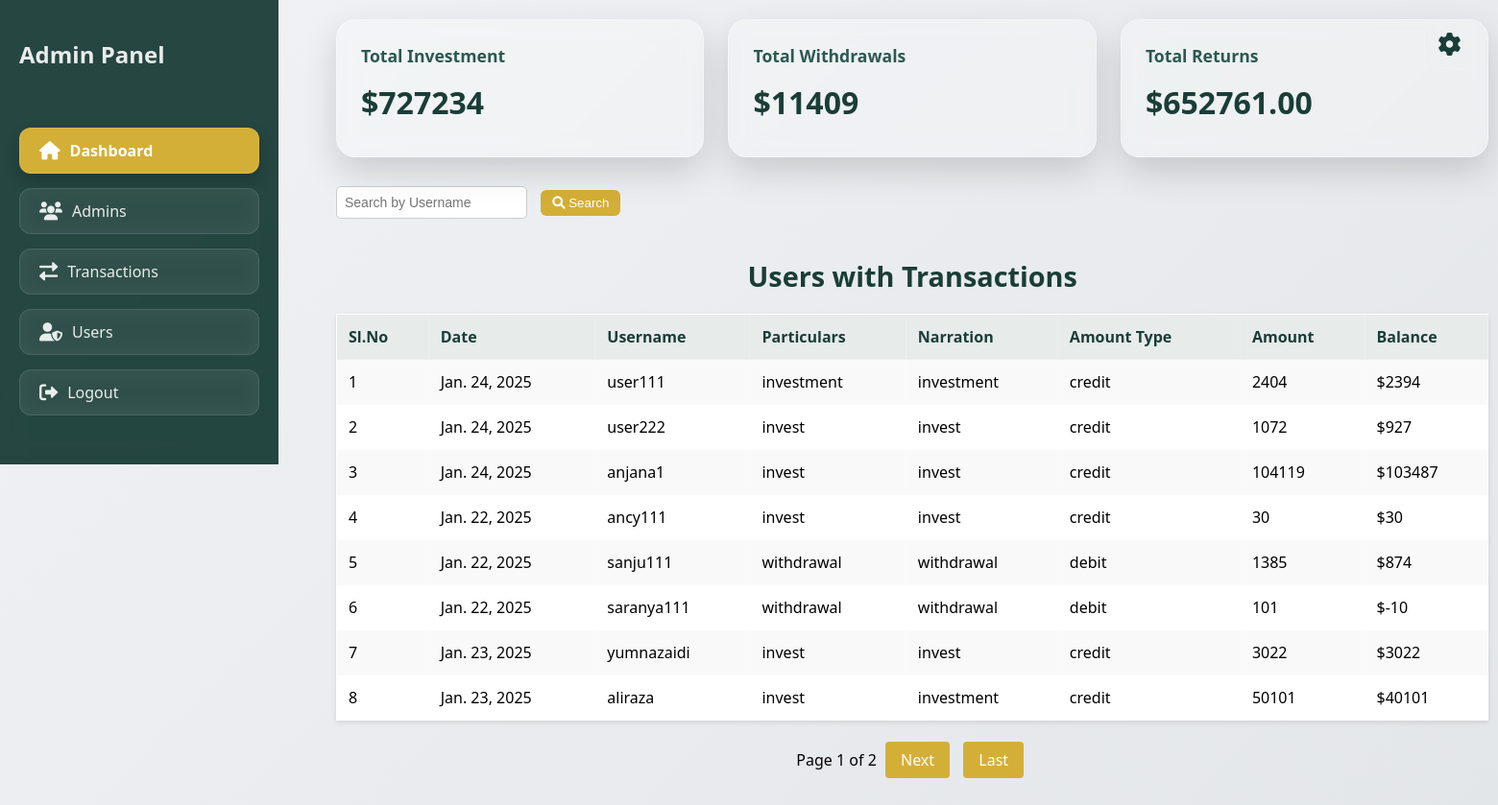
/investapp/transactions/ (signed in), run on an earlier commit of the app's database.
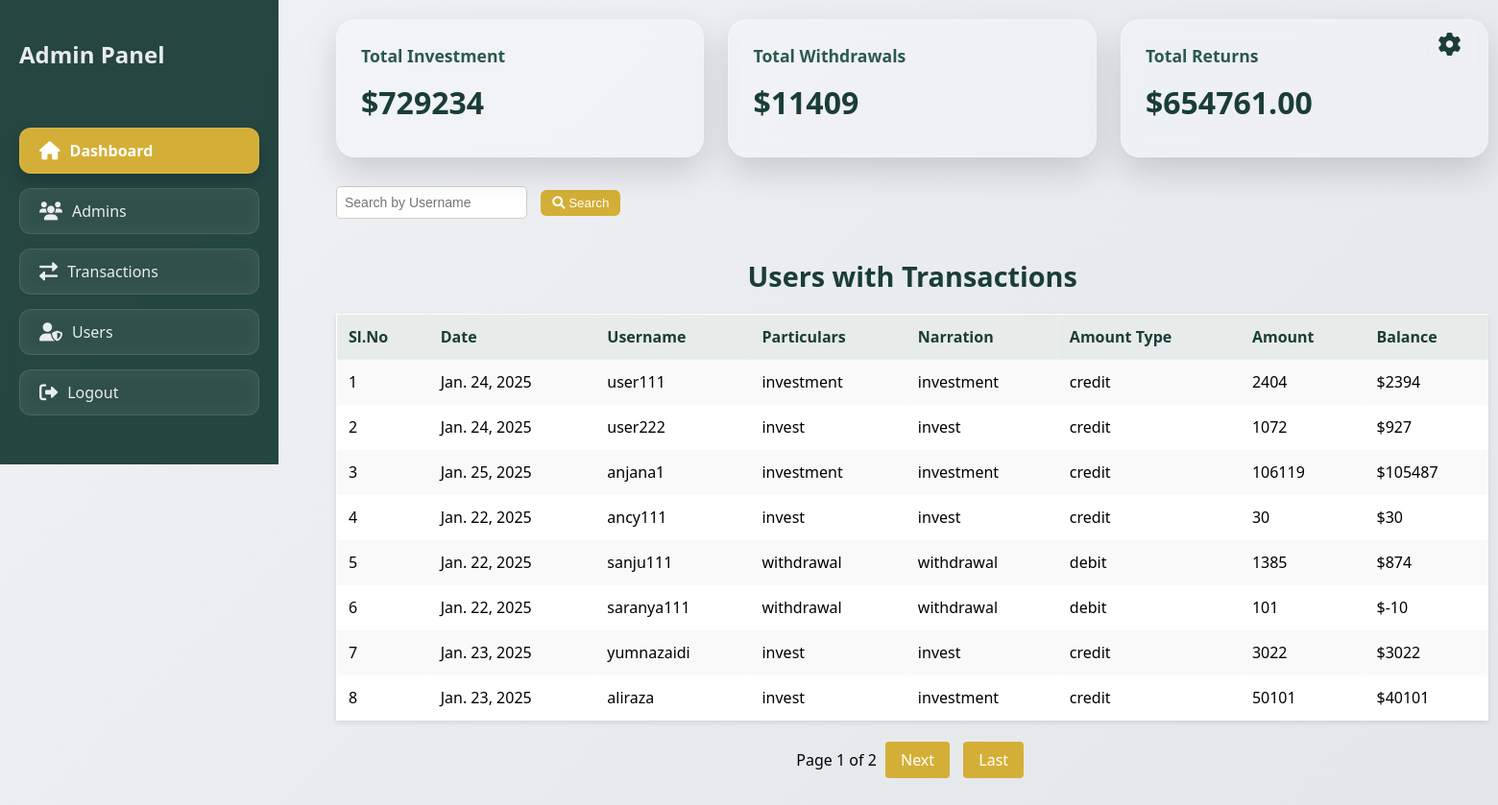
And on a later commit of the database.
### investapp/models.py (models this page shows, shortened)
class Transaction(models.Model):
    DEBIT_CREDIT_CHOICES = [
        ('debit', 'Debit'),
        ('credit', 'Credit'),
    ]
    STATUS_CHOICES = [
        ('pending', 'Pending'),
        ('approved', 'Approved'),
        ('rejected', 'Rejected'),
    ]
    user = models.ForeignKey(settings.AUTH_USER_MODEL, on_delete=models.CASCADE, related_name='transactions')
    date = models.DateField(auto_now_add=True)
    particulars = models.CharField(max_length=255)
    narration = models.TextField()
    amount_type = models.CharField(max_length=6, choices=DEBIT_CREDIT_CHOICES)
    amount = models.DecimalField(max_digits=10, decimal_places=2)
    transaction_receipt = models.ImageField(upload_to='transaction_receipts/', blank=True, null=True)
    status = models.CharField(max_length=10, choices=STATUS_CHOICES, default='pending')  # New field for approval status

class CustomUser(AbstractUser):
    phone_number = models.CharField(max_length=15)
    address = models.TextField()
    is_approved = models.BooleanField(default=False)  # Only approved users can log in

### investapp/views.py (the view)
# urls.py: path('transactions/', views.transaction_list, name='transaction_list'),
@user_passes_test(admin_required, login_url='login')
def transaction_list(request):
    search_query = request.GET.get('search', '')
    users_with_transactions = CustomUser.objects.filter(
        is_staff=False,
        is_superuser=False,
        transactions__status='approved'
    ).distinct()
    if search_query:
        users_with_transactions = users_with_transactions.filter(username__icontains=search_query)
    total_return_amount = 0
    user_balances = []
    for user in users_with_transactions:
        transactions = Transaction.objects.filter(user=user, status='approved')
        total_credit = transactions.filter(amount_type='credit').aggregate(Sum('amount'))['amount__sum'] or 0
        total_debit = transactions.filter(amount_type='debit').aggregate(Sum('amount'))['amount__sum'] or 0
        first_transaction = transactions.filter(amount_type='credit').order_by('id').first()
        initial_value = first_transaction.amount if first_transaction else 0
        current_value = total_credit - total_debit
        return_amount = max(current_value - initial_value, 0)  # Ensure non-negative return
        total_return_amount += return_amount  # Accumulate total return amount for all users
        latest_transaction = transactions.order_by('-date').first()
        user_balances.append({
            'username': user.username,
            'balance': current_value,
            'date': latest_transaction.date if latest_transaction else None,
            'particulars': latest_transaction.particulars if latest_transaction else "N/A",
            'narration': latest_transaction.narration if latest_transaction else "N/A",
            'amount_type': latest_transaction.amount_type if latest_transaction else "N/A",
            'amount': total_credit,  # Initial invested amount
            'return_amount': return_amount,  # Return amount for this user
        })
    paginator = Paginator(user_balances, 8)  # Show 10 users per page
    page_number = request.GET.get('page')
    page_obj = paginator.get_page(page_number)
    start_index = paginator.per_page * (page_obj.number - 1)
    approved_transactions = Transaction.objects.filter(status='approved')
    credit_total = approved_transactions.filter(amount_type='credit').aggregate(Sum('amount'))['amount__sum'] or 0
    total_withdrawal = approved_transactions.filter(amount_type='debit').aggregate(Sum('amount'))['amount__sum'] or 0
    return render(request, 'transaction_list.html', {
        'user_balances': page_obj,
        'credit_total': credit_total,
        'total_withdrawal': total_withdrawal,
        'total_return_amount': total_return_amount,  # Total return amount of all users
        'search_query': search_query,
        'start_index': start_index,  # Pass the starting index
    })

### investapp/views.py (called while the page is built)
def admin_required(user):
    return user.is_authenticated and user.is_staff

### investapp/templates/transaction_list.html (shortened to what this page needs)
<!DOCTYPE html>
<html lang="en">
<head>
    <link href="https://cdnjs.cloudflare.com/ajax/libs/font-awesome/6.0.0/css/all.min.css" rel="stylesheet">
</head>
<body>
    <div class="main-container">
        <div class="sidebar">
            <h2>Admin Panel</h2>
            <ul class="sidebar-menu">
                <li>
                    <a href="{% url 'transaction_list' %}" class="sidebar-link">
                        <i class="fas fa-home"></i> Dashboard
                    </a>
                </li>
                <li>
                    <a href="{% url 'admin-user-list' %}" class="sidebar-link">
                        <i class="fas fa-users"></i> Admins
                    </a>
                </li>
                <li>
                    <a href="{% url 'pending_transactions' %}" class="sidebar-link">
                        <i class="fas fa-exchange-alt"></i> Transactions
                    </a>
                </li>
                <li>
                    <a href="{% url 'admin_user_home' %}" class="sidebar-link">
                        <i class="fas fa-user-shield"></i> Users
                    </a>
                </li>
                <li>
                    <a href="{% url 'logout' %}" class="sidebar-link">
                        <i class="fas fa-sign-out-alt"></i> Logout
                    </a>
                </li>
            </ul>
        </div>
        <div class="content">
            <div class="cards-grid">
                <div class="card">
                    <div class="card-title">Total Investment</div>
                    <div class="card-value">${{ credit_total }}</div>
                </div>
                <div class="card">
                    <div class="card-title">Total Withdrawals</div>
                    <div class="card-value">${{ total_withdrawal }}</div>
                </div>
                <div class="card">
                    <div class="card-title">Total Returns</div>
                    <div class="card-value">${{ total_return_amount }}</div>
                </div>
            </div>
            <form method="get" action="{% url 'transaction_list' %}">
                <input type="text" name="search" value="{{ search_query }}" placeholder="Search by Username" class="search-bar">
                <button type="submit" class="btn btn-gold">
                    <i class="fas fa-search"></i> Search
                </button>
            </form>
         <div style="display: flex; justify-content: flex-end; margin-bottom: 30px;">
             <a href="{% url 'update_profile' %}">
    <i class="fas fa-cog settings-icon"></i></a>
        </div>
<h2 class="manage-users-header">Users with Transactions</h2>
<table>
    <tr>
        <th>Sl.No</th>
        <th>Date</th>
        <th>Username</th>
        <th>Particulars</th>
        <th>Narration</th>
        <th>Amount Type</th>
        <th>Amount</th>
        <th>Balance</th>
    </tr>
    {% for user in user_balances %}
    <tr>
        <td>{{ forloop.counter|add:start_index  }}</td>
        <td>{{ user.date }}</td>
        <td>{{ user.username }}</td>
        <td>{{ user.particulars }}</td>
        <td>{{ user.narration }}</td>
        <td>{{ user.amount_type }}</td>
        <td>{{ user.amount }}</td>
        <td>${{ user.balance }}</td>
    </tr>
    {% endfor %}
</table>
<div class="pagination">
    <span>Page {{ user_balances.number }} of {{ user_balances.paginator.num_pages }}</span>
    {% if user_balances.has_next %}
        <a href="?page={{ user_balances.next_page_number }}{% if search_query %}&search={{ search_query }}{% endif %}">Next</a>
        <a href="?page={{ user_balances.paginator.num_pages }}{% if search_query %}&search={{ search_query }}{% endif %}">Last</a>
    {% endif %}
</div>
</body>
</html>

What changed in the data, as far as the page shows it:
no longer on this page (row unchanged): Transaction: date "Jan. 24, 2025", particulars "invest", narration "invest", amount_type "credit"
added Transaction: date "Jan. 25, 2025", particulars "investment", narration "investment", amount_type "credit"
Also different on the page:
{{ credit_total }}: "727234" → "729234"
{{ total_return_amount }}: "652761.00" → "654761.00"
new list line: "3 106119 $ 105487"
new list line: "anjana1"
list line gone: "3 104119 $ 103487"
list line gone: "anjana1"
